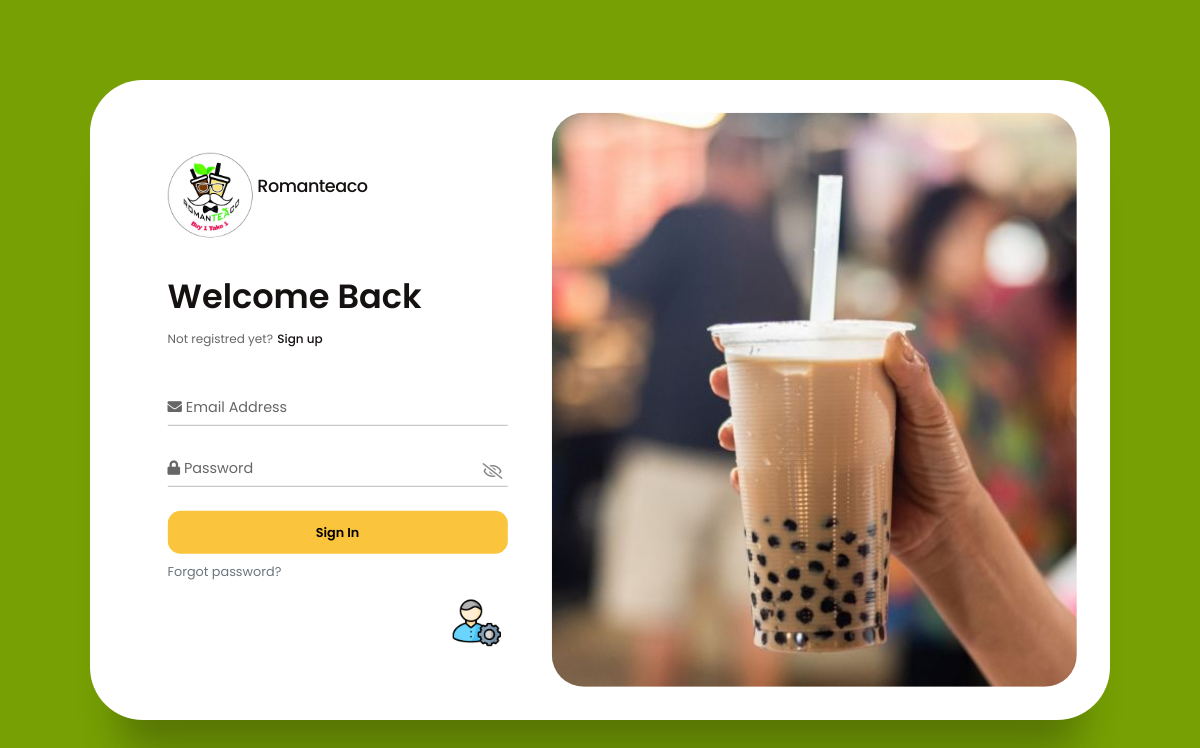
The page /login-user.php on the database its author committed.
### tables this page shows
CREATE TABLE `system_settings` (
  `id` int(11) NOT NULL,
  `store_name` varchar(255) NOT NULL,
  `logo` varchar(255) NOT NULL,
  `email` varchar(255) NOT NULL,
  `opening_hours` varchar(255) NOT NULL,
  `address` varchar(255) NOT NULL,
  `contact_number` varchar(255) NOT NULL,
  `gcash_qr` varchar(255) NOT NULL,
  `gcash_number` varchar(255) NOT NULL
);

### login-user.php (the view, shortened to what this page needs)
<?php require_once "controllerUserData.php"; ?>
<?php
   $logo = $conn->query("SELECT `logo` FROM `system_settings`")->fetch_assoc()["logo"];
   $storeName = $conn->query("SELECT `store_name` FROM `system_settings`")->fetch_assoc()["store_name"];
?>
<!DOCTYPE html>
<html lang="en">
  <head>
    <link rel="stylesheet" href="https://cdnjs.cloudflare.com/ajax/libs/font-awesome/5.15.1/css/all.min.css">
    <link rel="stylesheet" href="https://cdn.jsdelivr.net/npm/bootstrap-icons@1.3.0/font/bootstrap-icons.css" />
    <link rel="stylesheet" href="user_account.css" />
    <link rel="stylesheet" href="https://cdn.jsdelivr.net/npm/bootstrap@4.0.0/dist/css/bootstrap.min.css">
  </head>
  <body>
    <div class="wrapper">
        <div class="container main">
          <div class="box">
            <div class="inner-box">
              <div class="forms-wrap">
                <form class="user-form" action="login-user.php" method="POST" autocomplete="">
                  <div class="logo" >
                    <img src="<?=$logo ?>" alt="easyclass" />
                    <h4><?=$storeName ?></h4>
                  </div>
              <div class="heading">
                <h2>Welcome Back</h2>
                <h6>Not registred yet?</h6>
                <a href="signup-user.php" class="toggle">Sign up</a>
              </div>
              <div class="actual-form">
                <div class="input-wrap">
                  <input
                    type="email"
                    name="email"
                    class="input-field"
                    required
                  />
                  <label><i class="fas fa-envelope"></i> Email Address</label>
                </div>
                <div class="input-wrap">
                  <input
                    type="password"
                    name="password"
                    id="password"
                    class="input-field"
                    required
                  />
                  <label><i class="fas fa-lock"></i> Password
                </label>
                <div class="eye-area">
                  <div class="eye-box" onclick="showPassword()">
                    <i class="far fa-eye-slash" id="eye"></i>
                  </div>
                </div>
                </div>
                <input type="submit" name="login" value="Sign In" class="sign-btn" style="font-weight: 600"/>
                <p class="text">
                  <a href="forgot-password.php">Forgot password?</a>
                </p>
                <div class="login-admin" onclick="location.href='login.php';" style="cursor: pointer;float:right">
                    <img src="images/admin-user.png" alt="" style="height: 50px; width: 62px; object-fit: contain;">
              </div>
              </div>
            </form>
          </div>
          <div class="carousel">
          </div>
          </div>
        </div>
      </div>
  </body>
</html>

### user_account.css (style rules this page uses)
*, *::before, *::after { padding: 0; margin: 0; box-sizing: border-box; }
* { font-family: 'Poppins', sans-serif; }
.wrapper { background-color: #76a004; background-position: center; background-repeat: no-repeat; background-size: 1700px; padding: 0 20px 0 20px; }
.main { display: flex; justify-content: center; align-items: center; min-height: 100vh; }
.box { position: relative; width: 100%; max-width: 1020px; height: 640px; background-color: #fff; border-radius: 3.3rem; box-shadow: 0 60px 40px -30px rgba(0, 0, 0, 0.27); align-items: center; justify-content: center; }
.inner-box { position: absolute; width: calc(100% - 4.1rem); height: calc(100% - 4.1rem); top: 50%; left: 50%; transform: translate(-50%, -50%); }
.forms-wrap { position: absolute; height: 100%; width: 45%; top: 0; left: 0; display: grid; grid-template-columns: 1fr; grid-template-rows: 1fr; transition: 0.8s ease-in-out; }
form { max-width: 340px; width: 100%; margin: 0 auto; height: 100%; display: flex; flex-direction: column; justify-content: space-evenly; grid-column: 1 / 2; grid-row: 1 / 2; transition: opacity 0.02s 0.4s; }
.logo { display: flex; align-items: center; }
.logo img { width: 25%; margin-right: 0.3rem; }
.logo h4 { font-size: 1.1rem; margin-top: -9px; letter-spacing: -0.5px; color: #151111; }
.heading h2 { font-size: 2.1rem; font-weight: 600; color: #151111; }
.heading h6 { color: #666; font-weight: 400; font-size: 0.75rem; display: inline; }
.toggle { color: #151111; text-decoration: none; font-size: 0.75rem; font-weight: 500; transition: 0.3s; }
.input-wrap { position: relative; width: 100%; height: 37px; margin-bottom: 1.5rem; }
.input-field { position: absolute; width: 100%; height: 100%; background: none; border: none; outline: none; border-bottom: 1px solid #bbb; padding: 0; font-size: 0.95rem; color: #151111; transition: 0.4s; }
label { position: absolute; left: 0; top: 50%; transform: translateY(-50%); font-size: 0.9rem; color: #666; pointer-events: none; transition: 0.4s; }
.sign-btn { display: inline-block; width: 100%; height: 43px; background-color: #fac43c; color: #000; border: none; cursor: pointer; border-radius: 0.8rem; font-size: 0.8rem; margin-bottom: .5rem; transition: 0.3s; }
.text { color: #bbb; font-size: 0.8rem; }
.text a { color: #6c757d; transition: 0.3s; }
.carousel { position: absolute; background-image: url("images/login-background.jpg"); background-size: cover; background-repeat: no-repeat; background-position: center center; height: 100%; width: 55%; left: 45%; top: 0; background-color: #ffe0d2; border-radius: 2rem; display: grid; grid-template-rows: auto 1fr; padding-bottom: 2rem; overflow: hidden; transition: 0.8s ease-in-out; }
.eye-area { position: absolute; top: 13px; right: 5px; }
.eye-box { display: flex; justify-content: center; align-items: center; position: relative; }
#eye { color: #888; opacity: 1; }

### rows shown on the page
system_settings: logo (picture), store_name "Romanteaco"
